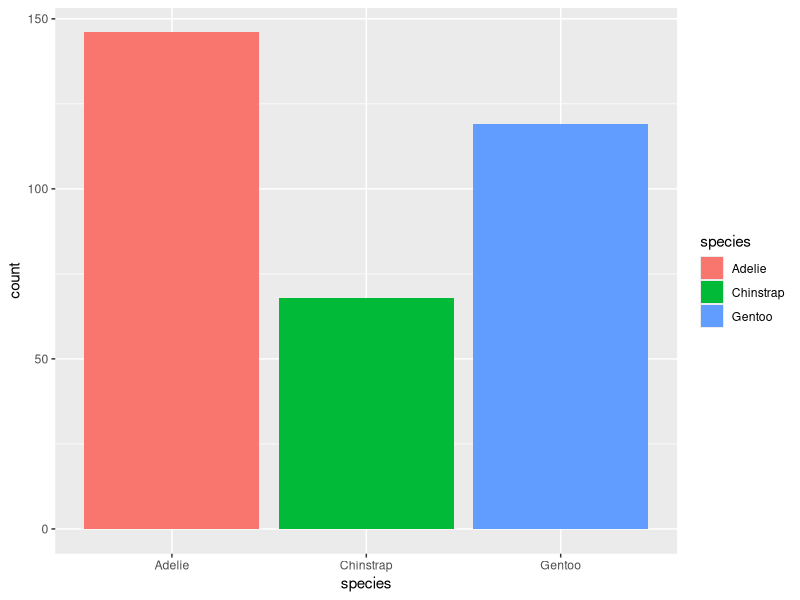

The R script that drew this image:
#tidyverse
#palmerpenguins

install.packages("palmerpenguins")
library("tidyverse")
library("palmerpenguins")

## 1. 데이터 확인
glimpse(penguins) #데이터 전체를 가져오기
t(map_df(penguins, ~sum(is.na(.))))

plot_data <- penguins %>%
  drop_na()

t(map_df(plot_data, ~sum(is.na(.))))

## 2. 데이터 구성(이미지 표현, 종)

count_data <- plot_data %>% 
  group_by(species) %>% 
  tally()

ggplot(count_data) +
  aes(x = species, fill = species, weight = n) +
  geom_bar() #여기까지만 해도 그래프는 나오지만 하기에 코드를 더 붙여서 보기 편하게 만든다. (+로 layered시켜가지구 사용)
  
